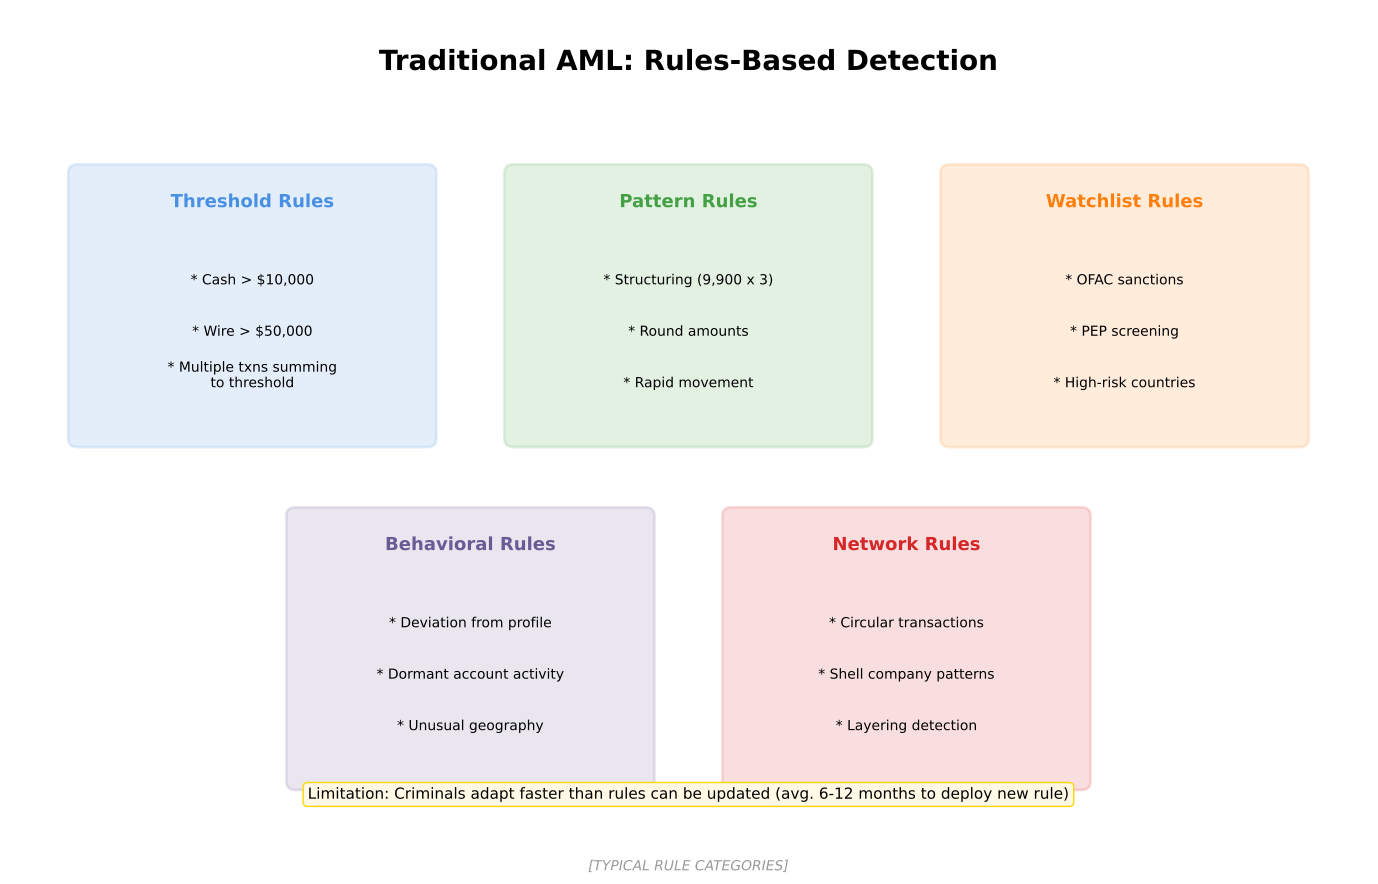

This figure's Python source:
"""
Transaction Monitoring Rules
Shows typical AML transaction monitoring rules

Output: transaction_monitoring_rules.pdf
Module: module_01_fintech
Lesson: 10 - RegTech
"""

from pathlib import Path
import matplotlib.pyplot as plt
import matplotlib.patches as mpatches
import numpy as np

CHART_METADATA = {
    'title': 'Transaction Monitoring Rules',
    'module': 'module_01_fintech',
    'lesson': 10,
    'url': 'https://github.com/Digital-AI-Finance/digital-finance/tree/main/module_01_fintech/figures/transaction_monitoring_rules'
}

plt.rcParams.update({
    'font.size': 14,
    'axes.labelsize': 14,
})

def create_chart():
    """Create transaction monitoring rules diagram"""
    fig, ax = plt.subplots(figsize=(14, 9))
    ax.set_xlim(0, 14)
    ax.set_ylim(0, 10)
    ax.axis('off')

    # Title
    ax.text(7, 9.3, 'Traditional AML: Rules-Based Detection', fontsize=20, fontweight='bold', ha='center')

    # Rules categories
    rules = [
        {
            'category': 'Threshold Rules',
            'x': 2.5, 'y': 6.5,
            'color': '#4A90E2',
            'examples': ['Cash > $10,000', 'Wire > $50,000', 'Multiple txns summing\nto threshold']
        },
        {
            'category': 'Pattern Rules',
            'x': 7, 'y': 6.5,
            'color': '#44A044',
            'examples': ['Structuring (9,900 x 3)', 'Round amounts', 'Rapid movement']
        },
        {
            'category': 'Watchlist Rules',
            'x': 11.5, 'y': 6.5,
            'color': '#FF7F0E',
            'examples': ['OFAC sanctions', 'PEP screening', 'High-risk countries']
        },
        {
            'category': 'Behavioral Rules',
            'x': 4.75, 'y': 2.5,
            'color': '#6B5B95',
            'examples': ['Deviation from profile', 'Dormant account activity', 'Unusual geography']
        },
        {
            'category': 'Network Rules',
            'x': 9.25, 'y': 2.5,
            'color': '#D62728',
            'examples': ['Circular transactions', 'Shell company patterns', 'Layering detection']
        },
    ]

    for rule in rules:
        # Box
        box = mpatches.FancyBboxPatch((rule['x']-1.8, rule['y']-1.5), 3.6, 3.1,
                                       boxstyle='round,pad=0.1',
                                       facecolor=rule['color'], alpha=0.15,
                                       edgecolor=rule['color'], lw=2)
        ax.add_patch(box)
        ax.text(rule['x'], rule['y']+1.2, rule['category'], ha='center',
               fontsize=13, fontweight='bold', color=rule['color'])

        for i, ex in enumerate(rule['examples']):
            ax.text(rule['x'], rule['y']+0.3-i*0.6, f'* {ex}', ha='center', fontsize=10)

    # Limitation note
    limitation = "Limitation: Criminals adapt faster than rules can be updated (avg. 6-12 months to deploy new rule)"
    ax.text(7, 0.8, limitation, ha='center', fontsize=11,
           bbox=dict(boxstyle='round', facecolor='#FFF9E6', edgecolor='#FFD700'))

    # Source
    fig.text(0.5, 0.02, '[TYPICAL RULE CATEGORIES]',
            fontsize=10, ha='center', style='italic', color='#999999')

    plt.tight_layout()

    output_path = Path(__file__).parent / 'transaction_monitoring_rules.pdf'
    plt.savefig(output_path, format='pdf', dpi=300, bbox_inches='tight')
    plt.close()
    print(f"Chart saved to: {output_path}")
    return output_path

if __name__ == '__main__':
    create_chart()
